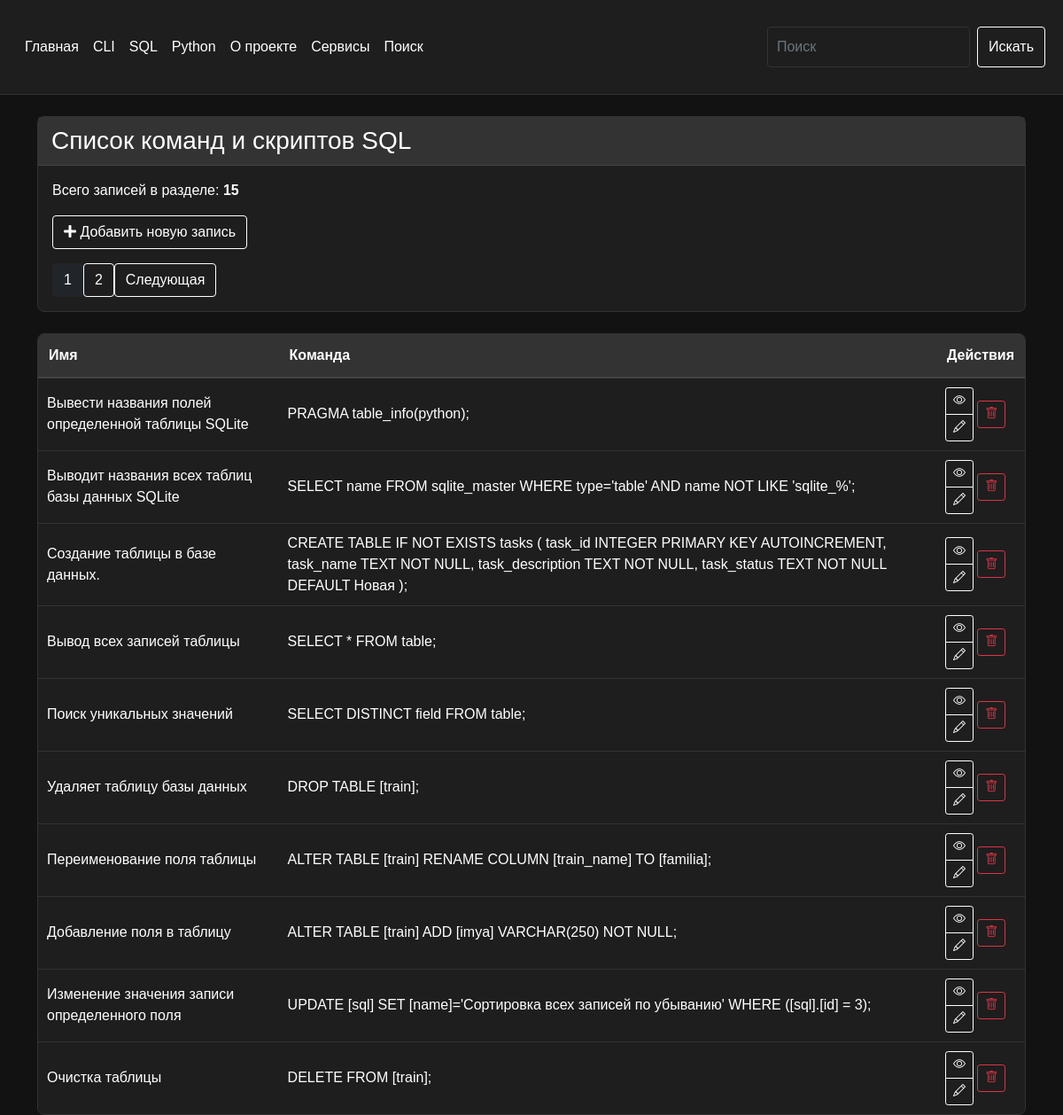
The app's page /sql with its own data.
### tables this page shows
CREATE TABLE "sql" (
  [sql_id] INTEGER PRIMARY KEY AUTOINCREMENT,
  [sql_name] TEXT NOT NULL,
  [sql_command] TEXT NOT NULL,
  [sql_date_add] TIMESTAMP DEFAULT CURRENT_TIMESTAMP,
  [sql_date_edit] TEXT
);

### modules/sql/sql_list_commands.py (the view)
@bp.route("/sql")
def sql_list_commands():
    page = request.args.get('page', 1, type=int)
    conn = connect.get_db_connection()
    cur = conn.cursor()
    sql_list_count = int(cur.execute("SELECT COUNT(*) FROM sql").fetchone()[0])
    offset = (page - 1) * PER_PAGE
    sql_list = conn.execute(
        "SELECT * FROM sql ORDER BY 1 DESC LIMIT ? OFFSET ?",
        (PER_PAGE, offset)
    ).fetchall()
    conn.close()
    total_pages = (sql_list_count + PER_PAGE - 1) // PER_PAGE
    return render_template("sql/sql_list_commands.html",
                           sql_list=sql_list,
                           sql_list_count=sql_list_count,
                           page=page,
                           total_pages=total_pages,
                           )

### modules/connect.py (called while the page is built)
def get_db_connection():
    db_path = os.path.join(BASE_DIR, '../database.db')
    conn = sqlite3.connect(db_path)
    conn.row_factory = sqlite3.Row
    return conn

### templates/sql/sql_list_commands.html (shortened to what this page needs)
{% extends "base.html" %}
{% block content %}
<div class="container mt-4">
    <div class="card mb-4">
        <div class="card-header h3">Список команд и скриптов SQL</div>
        <div class="card-body">
            <p class="card-text">Всего записей в разделе: <b>{{ sql_list_count }}</b></p>
            <p class="card-text">
                <a href="{{ url_for('add_sql_command.add_sql_command') }}" class="btn btn-outline-dark"><i
                    class="fas fa-plus"></i> Добавить новую запись</a>
            </p>
            <div class="pagination">
                {% for p in range(1, total_pages + 1) %}
                <a href="{{ url_for('sql_list_commands.sql_list_commands', page=p) }}" class="btn btn-outline-dark {% if p == page %}active{% endif %}">{{ p }}</a>
                {% endfor %}
                {% if page < total_pages %}
                <a href="{{ url_for('sql_list_commands.sql_list_commands', page=page+1) }}" class="btn btn-outline-dark">Следующая</a>
                {% endif %}
            </div>
        </div>
    </div>
    <div class="container-index-page">
        <table class="table-custom">
            <thead>
                <tr>
                    <th>Имя</th>
                    <th>Команда</th>
                    <th>Действия</th>
                </tr>
            </thead>
            <tbody>
                {% for sql_list in sql_list %}
                <tr>
                    <td>{{ sql_list['sql_name'] }}</td>
                    <td>{{ sql_list['sql_command'] }}</td>
                    <td>
                        <div class="btn-group-vertical" role="group" aria-label="Действия">
                            <a href="{{ url_for('get_post_sql_command.get_post_sql_command', sql_id=sql_list['sql_id']) }}" class="btn btn-outline-dark btn-sm">
                                <i class="bi bi-eye"></i>
                            </a>
                            <a href="{{ url_for('edit_sql_command.edit_sql_command', sql_id=sql_list['sql_id']) }}" class="btn btn-outline-dark btn-sm">
                                <i class="bi bi-pencil"></i>
                            </a>
                        </div>
                            <form action="{{ url_for('delete_sql_command.delete_sql_command', sql_id=sql_list['sql_id']) }}" method="POST" class="d-inline">
                                <button type="submit" class="btn btn-outline-danger btn-sm" onclick="return confirm('Вы точно уверены что хотите удалить запись?')">
                                    <i class="bi bi-trash"></i>
                                </button>
                            </form>
                        </div>
                    </td>
                </tr>
                {% endfor %}
{% endblock %}

### static/styles.css (style rules this page uses)
body { background-color: #121212; color: #ffffff; font-family: 'Arial', sans-serif; margin: 0; padding: 0; }
.card { border: 1px solid #333333; border-radius: 8px; margin-bottom: 20px; background-color: #1e1e1e; }
.card-header { background-color: #333333; color: #ffffff; border-bottom: 1px solid #444444; padding: 10px 15px; }
.btn-outline-dark { border-color: #ffffff; color: #ffffff; transition: background-color 0.3s ease, color 0.3s ease; }
.table-custom { width: 100%; border-collapse: separate; border-spacing: 0; border: 1px solid #333333; border-radius: 8px; overflow: hidden; background-color: #1e1e1e; }
.table-custom thead th { background-color: #333333; color: #ffffff; border-bottom: 2px solid #444444; padding: 12px; }
.table-custom tbody td { background-color: #1e1e1e; color: #ffffff; border-bottom: 1px solid #333333; padding: 10px; }
.table-custom tbody tr:last-child td { border-bottom: none; }

### records on screen
sql: sql_name "Вывести названия полей определенной таблицы SQLite", sql_command "PRAGMA table_info(python);"
sql: sql_name "Выводит названия всех таблиц базы данных SQLite", sql_command "SELECT name FROM sqlite_master WHERE type='table' AND name NOT LIKE 'sqlite_%';"
sql: sql_name "Создание таблицы в базе данных.", sql_command "CREATE TABLE IF NOT EXISTS tasks ( task_id INTEGER PRIMARY KEY AUTOINCREMENT, task_name TEXT NOT NULL, task_description TEXT NOT NULL, task_status TEXT NOT NULL DEFAULT Новая );"
sql: sql_name "Вывод всех записей таблицы", sql_command "SELECT * FROM table;"
sql: sql_name "Поиск уникальных значений", sql_command "SELECT DISTINCT field FROM table;"
sql: sql_name "Удаляет таблицу базы данных", sql_command "DROP TABLE [train];"
sql: sql_name "Переименование поля таблицы", sql_command "ALTER TABLE [train] RENAME COLUMN [train_name] TO [familia];"
sql: sql_name "Добавление поля в таблицу", sql_command "ALTER TABLE [train] ADD [imya] VARCHAR(250) NOT NULL;"
sql: sql_name "Изменение значения записи определенного поля", sql_command "UPDATE [sql] SET [name]='Сортировка всех записей по убыванию' WHERE ([sql].[id] = 3);"
sql: sql_name "Очистка таблицы", sql_command "DELETE FROM [train];"

### other values on screen
{{ sql_list_count }} "15"
{{ p }} "1" "2"
